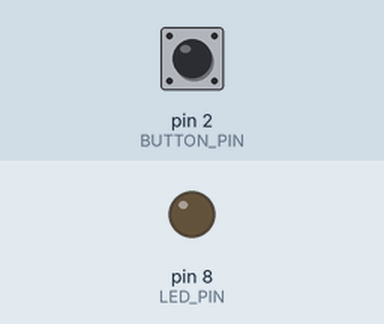
This sketch was run on a simulated Arduino Uno, built with avr-gcc and run on an emulated ATmega328P. Parts: output pins drawn as LEDs (lit = HIGH). The inputs (shaded band) are chosen by the test bench; at power-on: pin 2 (BUTTON_PIN) HIGH.

Above: at 1.2 s.
1.3 s: pin 2 (BUTTON_PIN) pulled LOW for 0.15 s
At 2.1 s:
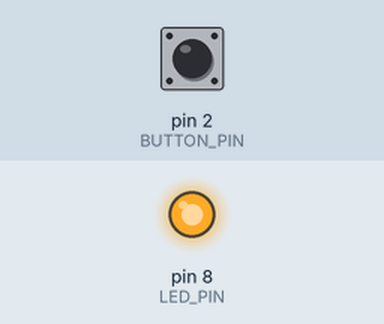
2.9 s: pin 2 (BUTTON_PIN) pulled LOW for 1 s
At 3.2 s:
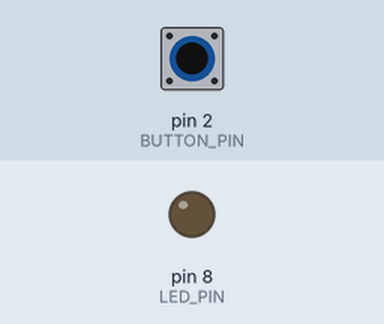
5.4 s: pin 2 (BUTTON_PIN) pulled LOW for 3.2 s
At 6.4 s:
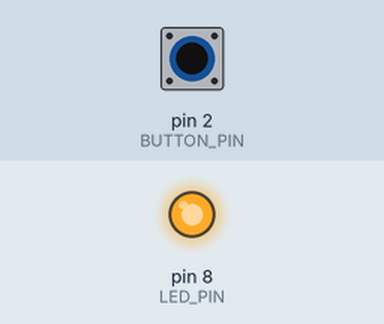
Timing chart, 0 to 8.4 s (numbered marks = the images above; inputs shaded):
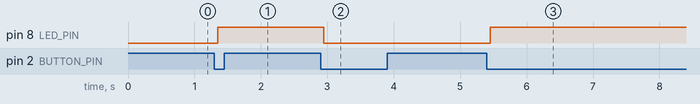

Measured:
- after the input at 1.3 s, pin 8 (LED_PIN): LOW → HIGH after 0.05 s
- after the input at 2.9 s, pin 8 (LED_PIN): HIGH → LOW after 0.05 s
- after the input at 5.4 s, pin 8 (LED_PIN): LOW → HIGH after 0.05 s

The sketch:

sketch.ino
```cpp
// Bật/tắt LED bằng nút bấm – Arduino Uno
// Mạch:
//   LED: chân dương -> điện trở 220Ω -> chân 8, chân âm -> GND
//   Nút bấm: một chân -> chân 2, chân đối diện -> GND

const uint8_t LED_PIN    = 8;
const uint8_t BUTTON_PIN = 2;
const unsigned long DEBOUNCE_MS = 50;   // thời gian lọc nhiễu nút bấm

bool ledOn = false;                     // trạng thái LED hiện tại
int  lastReading  = HIGH;               // giá trị đọc thô lần trước
int  stableState  = HIGH;               // trạng thái nút đã lọc nhiễu
unsigned long lastChangeMs = 0;         // thời điểm tín hiệu thô đổi gần nhất

void setup() {
  pinMode(LED_PIN, OUTPUT);
  pinMode(BUTTON_PIN, INPUT_PULLUP);    // điện trở kéo lên nội: nhả = HIGH, nhấn = LOW
  digitalWrite(LED_PIN, LOW);
}

void loop() {
  int reading = digitalRead(BUTTON_PIN);

  // Tín hiệu vừa thay đổi -> bắt đầu đếm lại thời gian chờ ổn định
  if (reading != lastReading) {
    lastChangeMs = millis();
    lastReading = reading;
  }

  // Tín hiệu đã ổn định đủ lâu và khác trạng thái cũ -> chấp nhận thay đổi
  if ((millis() - lastChangeMs) > DEBOUNCE_MS && reading != stableState) {
    stableState = reading;

    // Chỉ đảo LED tại khoảnh khắc NHẤN xuống (HIGH -> LOW), bỏ qua lúc nhả
    if (stableState == LOW) {
      ledOn = !ledOn;
      digitalWrite(LED_PIN, ledOn ? HIGH : LOW);
    }
  }
}
```
